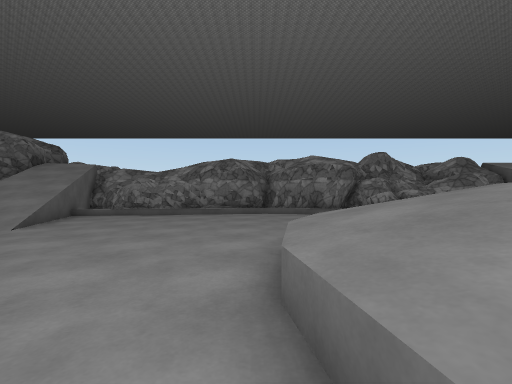
view 1 (above)

24 first-person views from a walk through a scene from a Unity 3-D project. The camera is 1.5 m above the floor, looks level and sees 90° across. The floor is counted in squares, 2 m on a side. Each view is taken from the middle of a square. On the plan, view 1 faces up. The plan holds only what a view shows up to about 9 squares ahead; the rest is blank. The place goes on beyond the plan. The player character is not drawn. Surface patterns are stand-ins for the level's own textures.

view 2
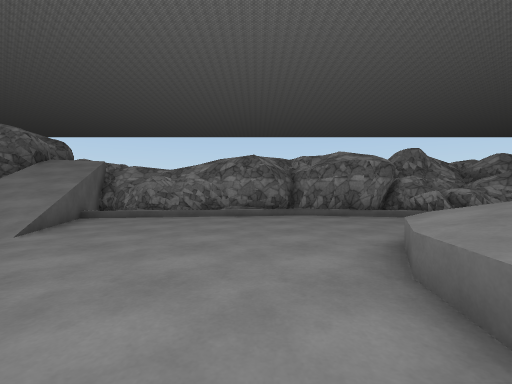

view 3
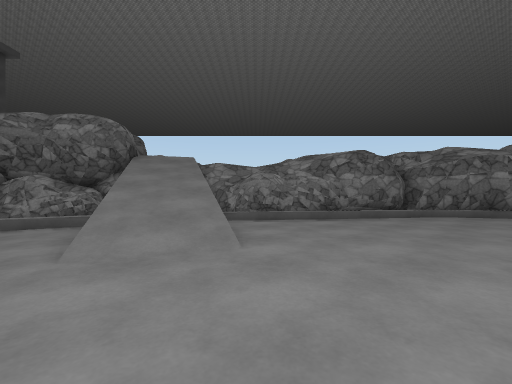

view 4
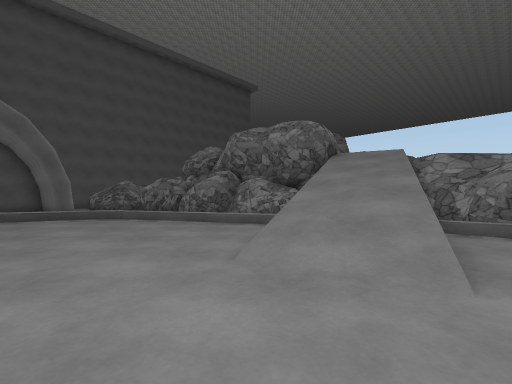

view 5
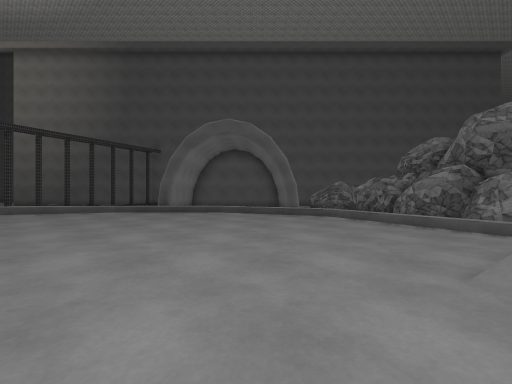

view 6
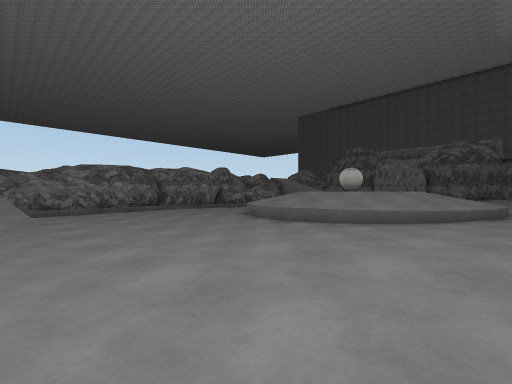

view 7
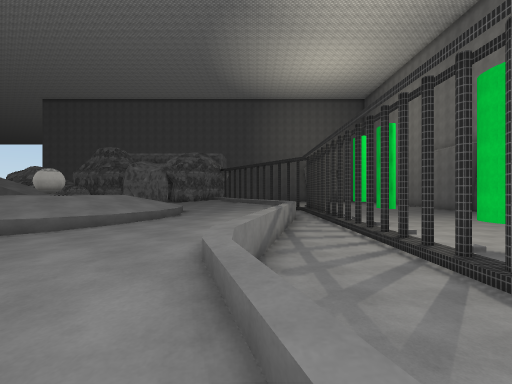

view 8
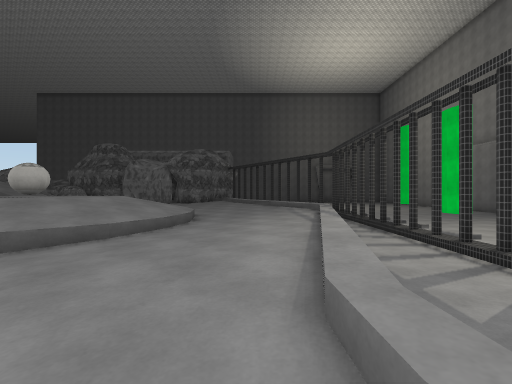

view 9
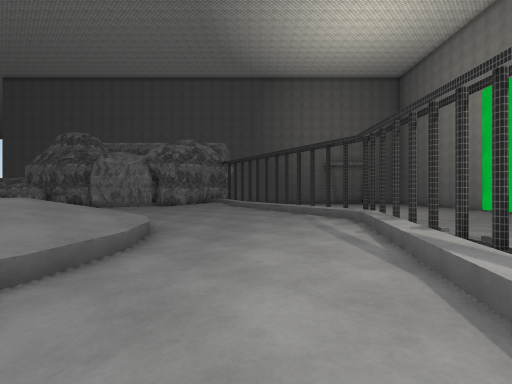

view 10
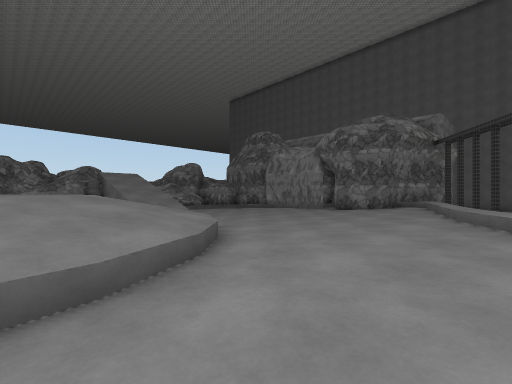

view 11
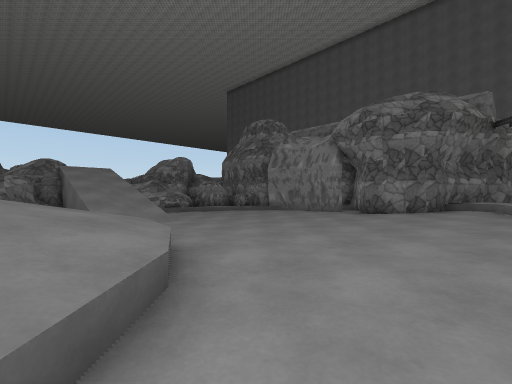

view 12
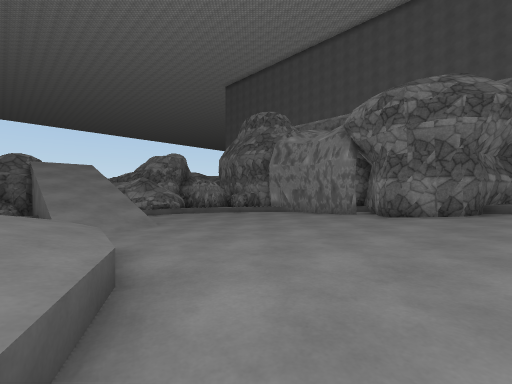

view 13
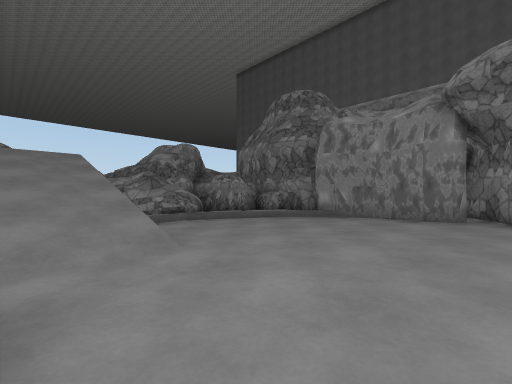

view 14
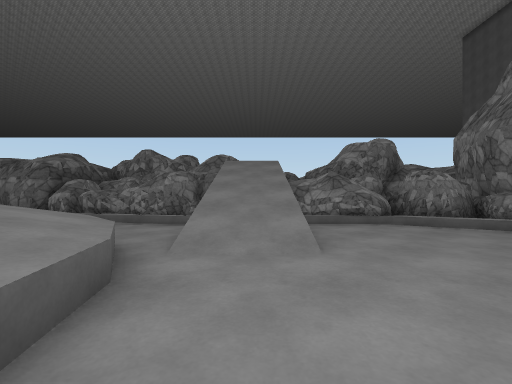

view 15
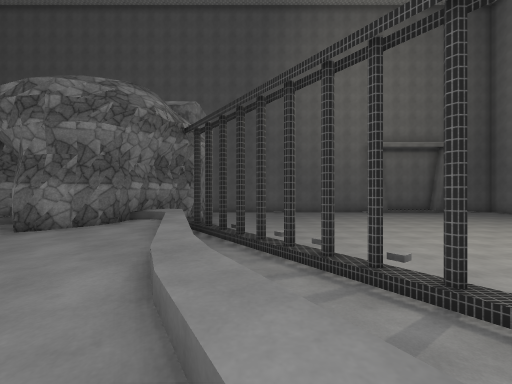

view 16
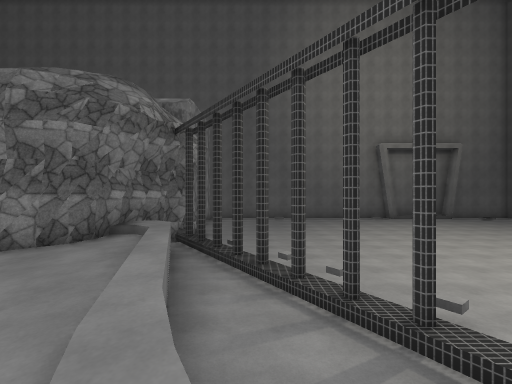

view 17
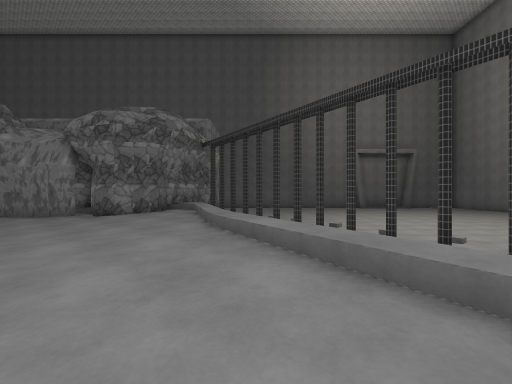

view 18
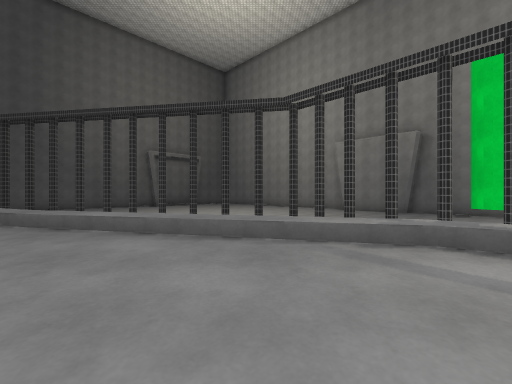

view 19
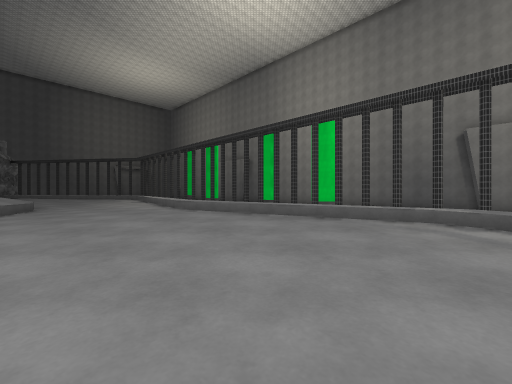

view 20
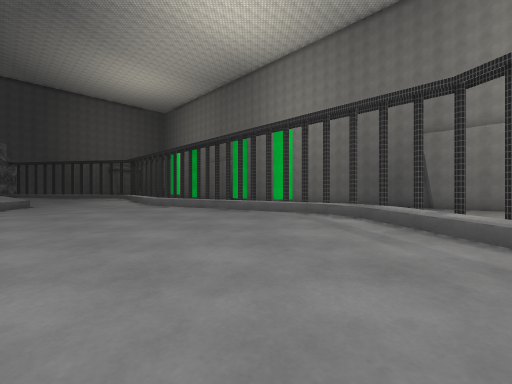

view 21
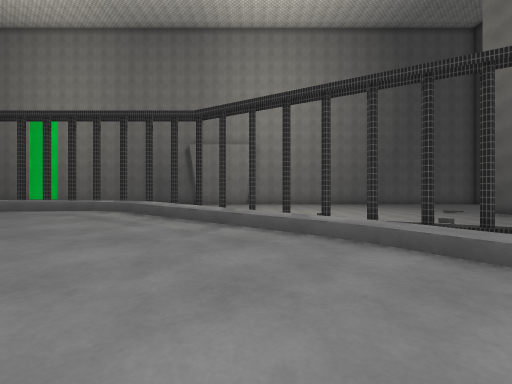

view 22
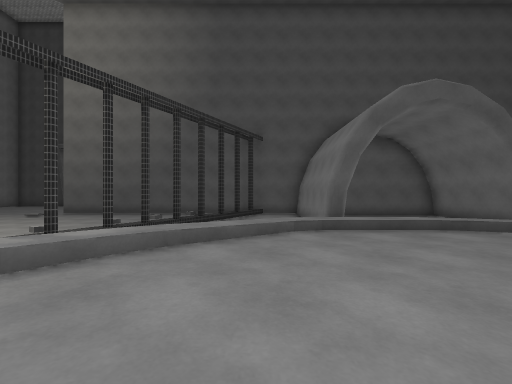

view 23
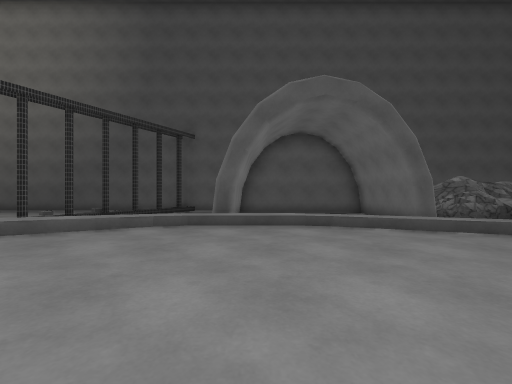

view 24
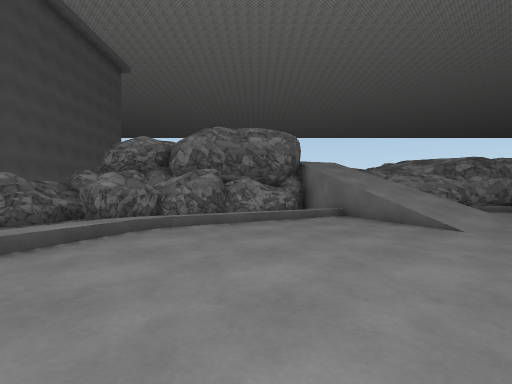

### Floor plan
Key: @ floor where view 1 was taken; # wall or solid block; . main floor; : floor 0.25 m higher than the main floor; - floor 0.25 m lower than the main floor; + floor 0.5 m higher than the main floor; / step, stairs or slope; = window, fence, low wall or low ledge; ^ raised ledge; v drop or lower ground; O other object.
Columns run from 18 left of view 1 to 21 right of it. Each row starts with its distance up from view 1.
 13            vv
 12           vvv               v
 11         #//vv^######^       /vvv
 10       ###///v#####  ####^  v//vv #
  9 #  # ###vv//////------##^##v//v##^##
  8 #^ ###vvv://#---------   ///////=:###
  7 #^v#v  :/-#//--------     --///---/##
  6 ^v   v/----//--------     --///..../#
  5   v v/-----/----....^^   ^^.///.....#
  4 ##vv:--------......^^     ^^........#
  3    v/--------......^^^  ^  ^........#
  2    :---------......^^^^ ^^^^^......:#
  1   v:--------......^^^^^ ^^^^.....:::#
  0   v:------- ......@^^^^ ^^^^..:::::##
 -1 ###:----..  ..:::..^^^^^^^^^::::::++##
 -2    :-........:::::::^^^^^^^::::/++++/##
 -3    v/......::::+++:::::^:::::++/++//v##
 -4 #v  v/....::::+++++++:::::+++++//vvv#vvv
 -5  ##v v//::::+++++++++++++++++//vvvvOvvvv
 -6   v## vv/::+++/vvv///+++++++/vvvv#Ovvvvv
 -7 vv  v#  vv//vv vvvvvvv///+/vv  v#Ovvvvvv
 -8 vvvv  ##       vvvvvvvvvvvv   #Ovvvvvvvv
 -9 vvvv    ##################### v vvvvvvvv
-10 vvvvv             vvvv O       vvvvvvvvv

Positions as (right, up) in squares from view 1, and headings:
1: (0, 0), facing up
2: (-1, 1), facing up
3: (-5, 2), facing up
4: (-5, 3), facing up-left
5: (-5, 3), facing left
6: (-6, -3), facing up-right
7: (-5, -6), facing right
8: (-3, -5), facing right
9: (1, -5), facing right
10: (6, -5), facing up-right
11: (8, -3), facing up-right
12: (9, -2), facing up-right
13: (10, 1), facing up-right
14: (11, 1), facing up
15: (11, -5), facing right
16: (12, -5), facing right
17: (8, -5), facing right
18: (7, -4), facing down-right
19: (-8, -2), facing down-right
20: (-10, -2), facing down-right
21: (-11, -1), facing down
22: (-9, -3), facing left
23: (-9, 0), facing left
24: (-11, 0), facing up
